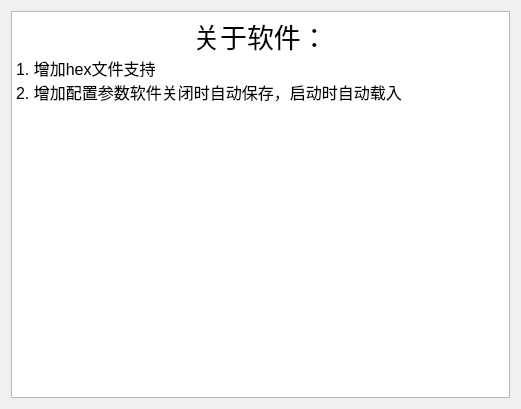
<?xml version="1.0" encoding="UTF-8"?>
<ui version="4.0">
 <class>about</class>
 <widget class="QDialog" name="about">
  <property name="geometry">
   <rect>
    <x>0</x>
    <y>0</y>
    <width>521</width>
    <height>409</height>
   </rect>
  </property>
  <property name="windowTitle">
   <string>Dialog</string>
  </property>
  <layout class="QVBoxLayout" name="verticalLayout">
   <item>
    <widget class="QTextEdit" name="textEdit">
     <property name="html">
      <string>&lt;!DOCTYPE HTML PUBLIC &quot;-//W3C//DTD HTML 4.0//EN&quot; &quot;http://www.w3.org/TR/REC-html40/strict.dtd&quot;&gt;
&lt;html&gt;&lt;head&gt;&lt;meta name=&quot;qrichtext&quot; content=&quot;1&quot; /&gt;&lt;style type=&quot;text/css&quot;&gt;
p, li { white-space: pre-wrap; }
&lt;/style&gt;&lt;/head&gt;&lt;body style=&quot; font-family:'SimSun'; font-size:9pt; font-weight:400; font-style:normal;&quot;&gt;
&lt;p align=&quot;center&quot; style=&quot; margin-top:0px; margin-bottom:0px; margin-left:0px; margin-right:0px; -qt-block-indent:0; text-indent:0px;&quot;&gt;&lt;span style=&quot; font-family:'SimSun'; font-size:20pt;&quot;&gt;关于软件：&lt;/span&gt;&lt;/p&gt;
&lt;p style=&quot; margin-top:0px; margin-bottom:0px; margin-left:0px; margin-right:0px; -qt-block-indent:0; text-indent:0px;&quot;&gt;&lt;span style=&quot; font-family:'SimSun'; font-size:12pt;&quot;&gt;1. 增加hex文件支持&lt;/span&gt;&lt;/p&gt;
&lt;p style=&quot; margin-top:0px; margin-bottom:0px; margin-left:0px; margin-right:0px; -qt-block-indent:0; text-indent:0px;&quot;&gt;&lt;span style=&quot; font-family:'SimSun'; font-size:12pt;&quot;&gt;2. 增加配置参数软件关闭时自动保存，启动时自动载入&lt;/span&gt;&lt;/p&gt;
&lt;p style=&quot;-qt-paragraph-type:empty; margin-top:0px; margin-bottom:0px; margin-left:0px; margin-right:0px; -qt-block-indent:0; text-indent:0px; font-family:'SimSun'; font-size:12pt;&quot;&gt;&lt;br /&gt;&lt;/p&gt;&lt;/body&gt;&lt;/html&gt;</string>
     </property>
    </widget>
   </item>
  </layout>
 </widget>
 <resources/>
 <connections/>
</ui>
